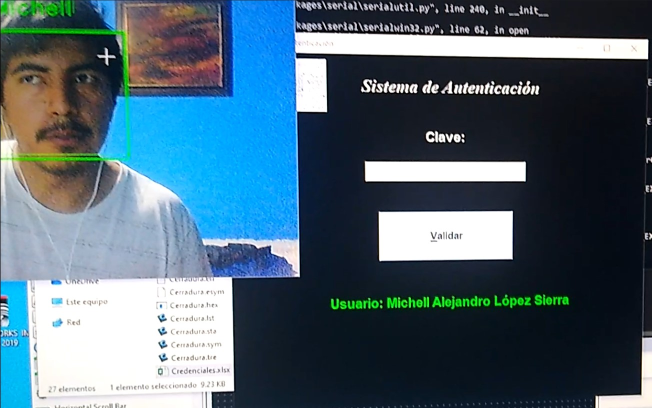
#> input picture images/Autenticacion.jpg, 1303 x 816 px, given in place of Yael.mp4, which was not available (shown at 1/2 size)
$ python adquisicionFotos.py
#> lines starting #> are read from the running program, lines starting #| are printed output that depends on the picture; pictures that were not available may be replaced by others from this repository, and a replacement may not be noted
import cv2
import os
import imutils

personName = 'Yael'
dataPath = 'C:/Users/equipo/Documents/Politecnico/Sistemas de Vision Artificial/Proyecto/ArchivosProyecto/Data'
personPath = dataPath + '/' + personName

if not os.path.exists(personPath):
	print('Carpeta creada: ',personPath)
	os.makedirs(personPath)

cap = cv2.VideoCapture('Videos/Yael.mp4')
face_cascade = cv2.CascadeClassifier('opencv-master/data/haarcascades/haarcascade_frontalface_default.xml')
count = 0

while True:
	ret, frame = cap.read()
#> frame is the input picture: shape (816, 1303, 3); mean B, G, R 115.9, 101.6, 77.9
	if ret == False: break
	frame = imutils.resize(frame,width = 640)
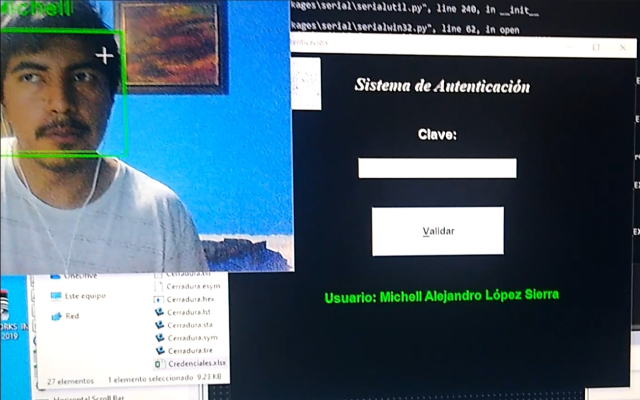
#> frame: shape (400, 640, 3); mean B, G, R 115.9, 101.6, 77.9
	gray = cv2.cvtColor(frame,cv2.COLOR_BGR2GRAY)
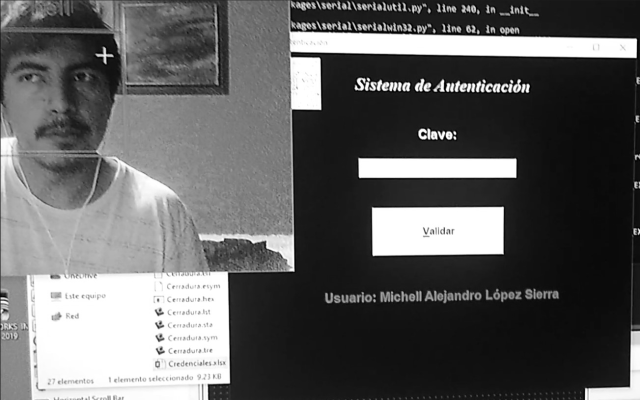
#> gray: shape (400, 640); min 1, max 255, mean 96.1
	auxFrame = frame.copy()

	faces = face_cascade.detectMultiScale(gray,1.3,5)
#> faces = ()

	for(x,y,w,h) in faces:
		cv2.rectangle(frame,(x,y),(x+w,y+h),(0,255,0),2)
		rostro = auxFrame[y:y+h,x:x+w]
		rostro = cv2.resize(rostro,(150,150),interpolation = cv2.INTER_CUBIC)
		cv2.imwrite(personPath + '/rostro_{}.jpg'.format(count),rostro)
		count = count + 1
		cv2.imshow('frame',frame)
#> this loop made 0 passes
#> after the loop, count = 0

	k = cv2.waitKey(1)
#> (key Esc is pressed here)
	if k == 27 or count >= 300:
		break

cap.release()
cv2.destroyAllWindows()

$ run again, on images/Interfaz.jpg
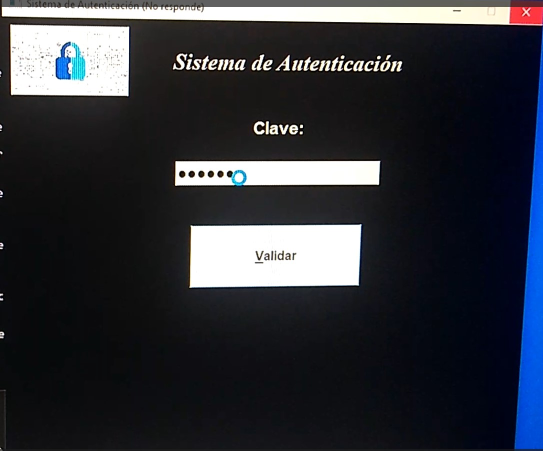
#> input picture images/Interfaz.jpg, 1086 x 902 px, given in place of Yael.mp4, which was not available (shown at 1/2 size)
#> frame is the input picture: shape (902, 1086, 3); mean B, G, R 57.1, 50, 47.6
#> `frame = imutils.resize(frame,width = 640)`:
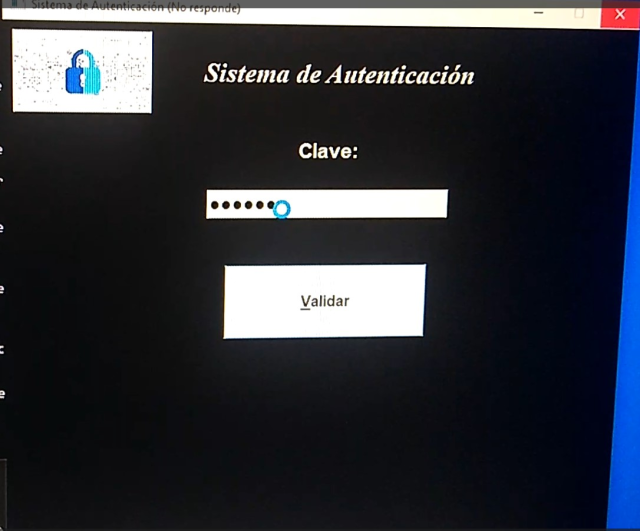
#> frame: shape (531, 640, 3); mean B, G, R 57.1, 50, 47.6
#> `gray = cv2.cvtColor(frame,cv2.COLOR_BGR2GRAY)`:
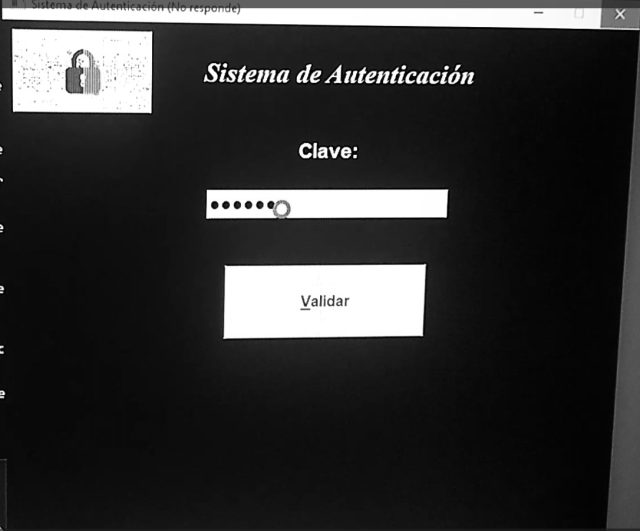
#> gray: shape (531, 640); min 0, max 255, mean 50.1
#> faces = ()
#> after the loop `for(x,y,w,h) in faces:`: count = 0
